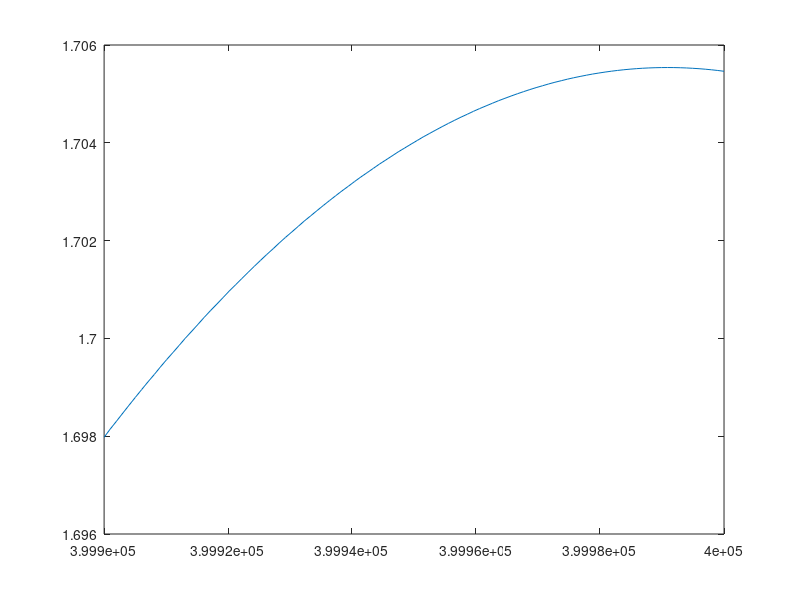

The MATLAB script that drew this image:
% This script plots the tension in the tether along the length of the
% tether.

% TODO: update constants to default simulator values

m1 = 10; %kg, sat
m2 = 1; %kg, weight
r1 = 400000; %m, rad of sat end from earth center
L = 100; %m, length of tether
rho = 9.8*10^-5; %kg/m, linear density of tether
mu = 3.986004418*10^14; %earth grav parameter

mT = rho*L; %mass of tether

r2 = r1-L;   %radius of weight from earth center
rT = (r1+r2)/2; %radius of tether CoM from earth center
r0 = (m1*r1 + m2*r2 + mT*rT)/(m1+m2+mT); %radius of CoM from earth center

omega = sqrt(mu/r0^3); %angular velocity of the sat

T1 = m1*r1*omega^2 - mu*m1/r1^2; %tension at sat end
T2 = mu*m2/r2^2 - m2*r2*omega^2;  %tension at weight end

%tension in cable 
r = linspace(r2,r1,100);
c = T1 + r1^2*omega^2*rho/2 + mu*rho/r1;
T = -r.^2 * omega^2 * rho / 2 - mu * rho ./ r + c;

plot(r,T)